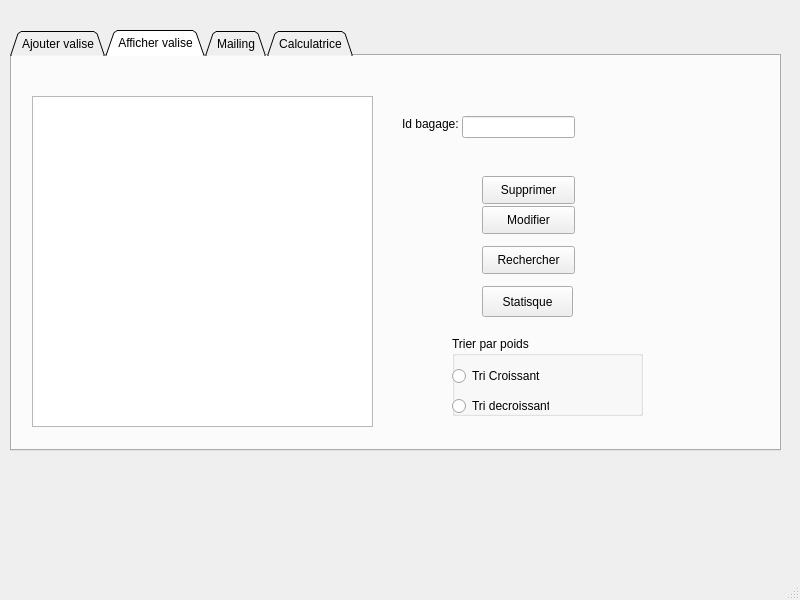
<?xml version="1.0" encoding="UTF-8"?>
<ui version="4.0">
 <class>MainWindow</class>
 <widget class="QMainWindow" name="MainWindow">
  <property name="geometry">
   <rect>
    <x>0</x>
    <y>0</y>
    <width>800</width>
    <height>600</height>
   </rect>
  </property>
  <property name="windowTitle">
   <string>MainWindow</string>
  </property>
  <widget class="QWidget" name="centralwidget">
   <widget class="QTabWidget" name="tab_bagage">
    <property name="geometry">
     <rect>
      <x>10</x>
      <y>30</y>
      <width>771</width>
      <height>421</height>
     </rect>
    </property>
    <property name="tabShape">
     <enum>QTabWidget::Triangular</enum>
    </property>
    <property name="currentIndex">
     <number>1</number>
    </property>
    <widget class="QWidget" name="tab">
     <attribute name="title">
      <string>Ajouter valise</string>
     </attribute>
     <widget class="QLabel" name="label">
      <property name="geometry">
       <rect>
        <x>40</x>
        <y>90</y>
        <width>101</width>
        <height>41</height>
       </rect>
      </property>
      <property name="text">
       <string>Nom de voyageur:</string>
      </property>
     </widget>
     <widget class="QLabel" name="label_2">
      <property name="geometry">
       <rect>
        <x>40</x>
        <y>50</y>
        <width>71</width>
        <height>21</height>
       </rect>
      </property>
      <property name="text">
       <string>ID bagage</string>
      </property>
     </widget>
     <widget class="QLabel" name="label_3">
      <property name="geometry">
       <rect>
        <x>40</x>
        <y>150</y>
        <width>101</width>
        <height>31</height>
       </rect>
      </property>
      <property name="text">
       <string>Prenom voyageur:</string>
      </property>
     </widget>
     <widget class="QLabel" name="label_4">
      <property name="geometry">
       <rect>
        <x>40</x>
        <y>220</y>
        <width>61</width>
        <height>16</height>
       </rect>
      </property>
      <property name="text">
       <string>Type de bagage</string>
      </property>
     </widget>
     <widget class="QLabel" name="label_5">
      <property name="geometry">
       <rect>
        <x>40</x>
        <y>280</y>
        <width>141</width>
        <height>16</height>
       </rect>
      </property>
      <property name="text">
       <string>Dimensions de bagge:</string>
      </property>
     </widget>
     <widget class="QLabel" name="label_6">
      <property name="geometry">
       <rect>
        <x>40</x>
        <y>340</y>
        <width>101</width>
        <height>20</height>
       </rect>
      </property>
      <property name="text">
       <string>Poids de bagage:</string>
      </property>
     </widget>
     <widget class="QLineEdit" name="id_bagage">
      <property name="geometry">
       <rect>
        <x>220</x>
        <y>50</y>
        <width>113</width>
        <height>20</height>
       </rect>
      </property>
     </widget>
     <widget class="QLineEdit" name="nom">
      <property name="geometry">
       <rect>
        <x>220</x>
        <y>100</y>
        <width>113</width>
        <height>20</height>
       </rect>
      </property>
     </widget>
     <widget class="QLineEdit" name="prenom">
      <property name="geometry">
       <rect>
        <x>220</x>
        <y>160</y>
        <width>113</width>
        <height>20</height>
       </rect>
      </property>
     </widget>
     <widget class="QLineEdit" name="type_bagage">
      <property name="geometry">
       <rect>
        <x>220</x>
        <y>220</y>
        <width>113</width>
        <height>20</height>
       </rect>
      </property>
     </widget>
     <widget class="QLineEdit" name="dimension_bagage">
      <property name="geometry">
       <rect>
        <x>220</x>
        <y>280</y>
        <width>113</width>
        <height>20</height>
       </rect>
      </property>
     </widget>
     <widget class="QLineEdit" name="poids">
      <property name="geometry">
       <rect>
        <x>220</x>
        <y>340</y>
        <width>111</width>
        <height>20</height>
       </rect>
      </property>
     </widget>
     <widget class="QPushButton" name="pushButtonAjouter">
      <property name="geometry">
       <rect>
        <x>390</x>
        <y>380</y>
        <width>75</width>
        <height>23</height>
       </rect>
      </property>
      <property name="text">
       <string>Ajouter</string>
      </property>
     </widget>
    </widget>
    <widget class="QWidget" name="tab_2">
     <attribute name="title">
      <string>Afficher valise</string>
     </attribute>
     <widget class="QTableView" name="tab_client">
      <property name="geometry">
       <rect>
        <x>20</x>
        <y>40</y>
        <width>341</width>
        <height>331</height>
       </rect>
      </property>
     </widget>
     <widget class="QLabel" name="label_10">
      <property name="geometry">
       <rect>
        <x>390</x>
        <y>60</y>
        <width>81</width>
        <height>16</height>
       </rect>
      </property>
      <property name="text">
       <string>Id bagage:</string>
      </property>
     </widget>
     <widget class="QLineEdit" name="id2">
      <property name="geometry">
       <rect>
        <x>450</x>
        <y>60</y>
        <width>113</width>
        <height>22</height>
       </rect>
      </property>
     </widget>
     <widget class="QPushButton" name="id_supp">
      <property name="geometry">
       <rect>
        <x>470</x>
        <y>120</y>
        <width>93</width>
        <height>28</height>
       </rect>
      </property>
      <property name="text">
       <string>Supprimer</string>
      </property>
     </widget>
     <widget class="QPushButton" name="pushButton_2">
      <property name="geometry">
       <rect>
        <x>470</x>
        <y>150</y>
        <width>93</width>
        <height>28</height>
       </rect>
      </property>
      <property name="text">
       <string>Modifier</string>
      </property>
     </widget>
     <widget class="QPushButton" name="pushButton_4">
      <property name="geometry">
       <rect>
        <x>470</x>
        <y>190</y>
        <width>93</width>
        <height>28</height>
       </rect>
      </property>
      <property name="text">
       <string>Rechercher</string>
      </property>
     </widget>
     <widget class="QPushButton" name="pushButton_5">
      <property name="geometry">
       <rect>
        <x>470</x>
        <y>230</y>
        <width>91</width>
        <height>31</height>
       </rect>
      </property>
      <property name="text">
       <string>Statisque</string>
      </property>
     </widget>
     <widget class="QGroupBox" name="groupBox_2">
      <property name="geometry">
       <rect>
        <x>440</x>
        <y>280</y>
        <width>191</width>
        <height>80</height>
       </rect>
      </property>
      <property name="title">
       <string>Trier par poids</string>
      </property>
      <widget class="QRadioButton" name="radioButton_croissant">
       <property name="geometry">
        <rect>
         <x>0</x>
         <y>30</y>
         <width>97</width>
         <height>20</height>
        </rect>
       </property>
       <property name="text">
        <string>Tri Croissant</string>
       </property>
      </widget>
      <widget class="QRadioButton" name="radioButton_dcroissant">
       <property name="geometry">
        <rect>
         <x>0</x>
         <y>60</y>
         <width>97</width>
         <height>20</height>
        </rect>
       </property>
       <property name="text">
        <string>Tri decroissant</string>
       </property>
      </widget>
     </widget>
    </widget>
    <widget class="QWidget" name="tab_3">
     <attribute name="title">
      <string>Mailing</string>
     </attribute>
     <widget class="QGroupBox" name="groupBox_3">
      <property name="geometry">
       <rect>
        <x>20</x>
        <y>20</y>
        <width>1281</width>
        <height>381</height>
       </rect>
      </property>
      <property name="title">
       <string>Envoie email</string>
      </property>
      <widget class="QGroupBox" name="groupBox_7">
       <property name="geometry">
        <rect>
         <x>0</x>
         <y>20</y>
         <width>551</width>
         <height>161</height>
        </rect>
       </property>
       <property name="title">
        <string>liste</string>
       </property>
       <widget class="QTableView" name="tableView_email">
        <property name="geometry">
         <rect>
          <x>10</x>
          <y>20</y>
          <width>531</width>
          <height>131</height>
         </rect>
        </property>
        <property name="styleSheet">
         <string notr="true">background-color: rgb(255, 255, 255);</string>
        </property>
       </widget>
      </widget>
      <widget class="QLineEdit" name="lineEdit_from_email">
       <property name="geometry">
        <rect>
         <x>10</x>
         <y>180</y>
         <width>331</width>
         <height>20</height>
        </rect>
       </property>
       <property name="styleSheet">
        <string notr="true">background-color: rgb(255, 255, 255);</string>
       </property>
       <property name="placeholderText">
        <string>from</string>
       </property>
      </widget>
      <widget class="QLineEdit" name="lineEdit_psswrd_email">
       <property name="geometry">
        <rect>
         <x>350</x>
         <y>180</y>
         <width>241</width>
         <height>20</height>
        </rect>
       </property>
       <property name="styleSheet">
        <string notr="true">background-color: rgb(255, 255, 255);</string>
       </property>
       <property name="placeholderText">
        <string>password</string>
       </property>
      </widget>
      <widget class="QLineEdit" name="lineEdit_to_email">
       <property name="geometry">
        <rect>
         <x>10</x>
         <y>210</y>
         <width>591</width>
         <height>20</height>
        </rect>
       </property>
       <property name="styleSheet">
        <string notr="true">background-color: rgb(255, 255, 255);</string>
       </property>
       <property name="placeholderText">
        <string>to</string>
       </property>
      </widget>
      <widget class="QLineEdit" name="lineEdit_atchmnt_email">
       <property name="geometry">
        <rect>
         <x>10</x>
         <y>240</y>
         <width>491</width>
         <height>20</height>
        </rect>
       </property>
       <property name="styleSheet">
        <string notr="true">background-color: rgb(255, 255, 255);</string>
       </property>
       <property name="placeholderText">
        <string>attachment</string>
       </property>
      </widget>
      <widget class="QLineEdit" name="lineEdit_subject_email">
       <property name="geometry">
        <rect>
         <x>10</x>
         <y>270</y>
         <width>491</width>
         <height>20</height>
        </rect>
       </property>
       <property name="styleSheet">
        <string notr="true">background-color: rgb(255, 255, 255);</string>
       </property>
       <property name="placeholderText">
        <string>subject</string>
       </property>
      </widget>
      <widget class="QTextEdit" name="textEdit_email">
       <property name="geometry">
        <rect>
         <x>10</x>
         <y>300</y>
         <width>571</width>
         <height>61</height>
        </rect>
       </property>
       <property name="styleSheet">
        <string notr="true">background-color: rgb(255, 255, 255);</string>
       </property>
       <property name="placeholderText">
        <string/>
       </property>
      </widget>
      <widget class="QPushButton" name="pushButton_browse_email">
       <property name="geometry">
        <rect>
         <x>510</x>
         <y>240</y>
         <width>91</width>
         <height>21</height>
        </rect>
       </property>
       <property name="text">
        <string>Browse...</string>
       </property>
      </widget>
      <widget class="QPushButton" name="pushButton_send_email">
       <property name="geometry">
        <rect>
         <x>510</x>
         <y>270</y>
         <width>91</width>
         <height>23</height>
        </rect>
       </property>
       <property name="text">
        <string>send</string>
       </property>
      </widget>
     </widget>
    </widget>
    <widget class="QWidget" name="tab_4">
     <attribute name="title">
      <string>Calculatrice</string>
     </attribute>
     <widget class="QPushButton" name="pushButton">
      <property name="geometry">
       <rect>
        <x>830</x>
        <y>300</y>
        <width>93</width>
        <height>28</height>
       </rect>
      </property>
      <property name="text">
       <string>modifier</string>
      </property>
     </widget>
    </widget>
   </widget>
  </widget>
  <widget class="QMenuBar" name="menubar">
   <property name="geometry">
    <rect>
     <x>0</x>
     <y>0</y>
     <width>800</width>
     <height>22</height>
    </rect>
   </property>
  </widget>
  <widget class="QStatusBar" name="statusbar"/>
 </widget>
 <resources/>
 <connections/>
</ui>
